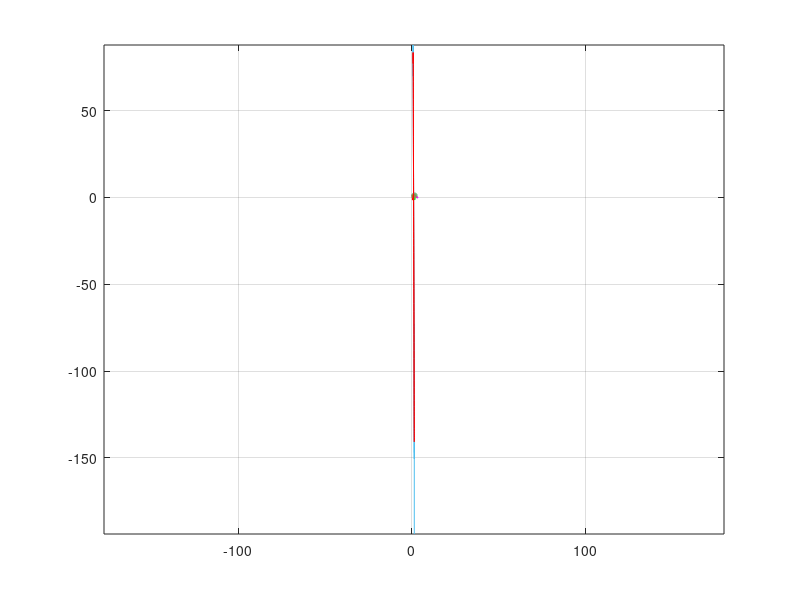

Source code (MATLAB):
home
clear
close all

% parameters of robot
L=1;       % Link Lentgh
NoiseSTD=0.05;

% EF motion: Circle
f=1;
A=1;
phi=pi;
Tres=0.0025;
time=0:Tres:1*f;
Xef=A*cos(2*pi/f*time)+1.5;
Yef=A*sin(2*pi/f*time)+1;
DXef=-(2*pi/f)*A*sin(2*pi/f*time);
DYef= (2*pi/f)*A*cos(2*pi/f*time);

% Initial Point
q1=deg2rad(0);
q2=deg2rad(8.031);
q3=deg2rad(51.317);


for i=1:length(time)-1
   
    XPn= [Xef(i+1),Yef(i+1)]';
    XPo= [Xef(i),Yef(i)]';
    XPo= L*[cos(q1(i))+cos(q1(i)+q2(i))+cos(q1(i)+q2(i)+q3(i));
           sin(q1(i))+sin(q1(i)+q2(i))+sin(q1(i)+q2(i)+q3(i))];
    
    Qo =[q1(i) , q2(i) , q3(i)]';
    
    DeltaX =XPn- XPo;
    
    Jac= L*[ -sin(q1(i))-sin(q1(i)+q2(i))-sin(q1(i)+q2(i)+q3(i)) ,  -sin(q1(i)+q2(i))-sin(q1(i)+q2(i)+q3(i)) ,-sin(q1(i)+q2(i)+q3(i)) ;
             +cos(q1(i))+cos(q1(i)+q2(i))+cos(q1(i)+q2(i)+q3(i)) ,  cos(q1(i)+q2(i))+cos(q1(i)+q2(i)+q3(i)) ,cos(q1(i)+q2(i)+q3(i))];
    
    JacSharp= Jac'*(Jac*Jac')^-1;
         
    DeltaQ= JacSharp*DeltaX;
    
    Qn= Qo+DeltaQ+(NoiseSTD)^2*randn(3,1);
    q1(i+1)=Qn(1);
    q2(i+1)=Qn(2);
    q3(i+1)=Qn(3);
    
end

h1=figure;

for i=1:length(time)-1
    plot(Xef,Yef,'linewidth',2,'linestyle','-.')
    axis equal
    hold on
    
    Link1PosF =[0,0];
    Link1PosE =[(L)*cos(q1(i))   , (L)*sin(q1(i))];

    Link2PosF = Link1PosE;
    Link2PosE =Link1PosE+[(L)*cos(q1(i)+q2(i))  , (L)*sin(q1(i)+q2(i))];

    Link3PosE = Link2PosE;
    Link3PosF =Link2PosE+[(L)*cos(q1(i)+q2(i)+q3(i))  , (L)*sin(q1(i)+q2(i)+q3(i))];


    plot([Link1PosF(1) Link1PosE(1)], [Link1PosF(2) Link1PosE(2)],'linewidth',4,'color','r')
    plot([Link2PosF(1) Link2PosE(1)], [Link2PosF(2) Link2PosE(2)],'linewidth',4,'color','g')
    plot([Link3PosF(1) Link3PosE(1)], [Link3PosF(2) Link3PosE(2)],'linewidth',4,'color','m')

    Xdesin= L*[cos(q1(1:i))+cos(q1(1:i)+q2(1:i))+cos(q1(1:i)+q2(1:i)+q3(1:i));
               sin(q1(1:i))+sin(q1(1:i)+q2(1:i))+sin(q1(1:i)+q2(1:i)+q3(1:i))];
       
    plot(Xdesin(1,:),Xdesin(2,:),'linewidth',2)

    drawnow;
    pause(.2)
    hold off
end



%%

clear all;clc
load Data
s1=1;s2=201;
t=X(s1:s2,1);f=Y(s1:s2,1);

XX=[ones(s2-s1+1,1) t t.^2 t.^3 t.^4 t.^5];
T=(XX'*XX)\(XX'*f);
hold on
plot(t,f);grid on
eig(XX'*XX)
plot(t,T'*XX','r')
hold off
